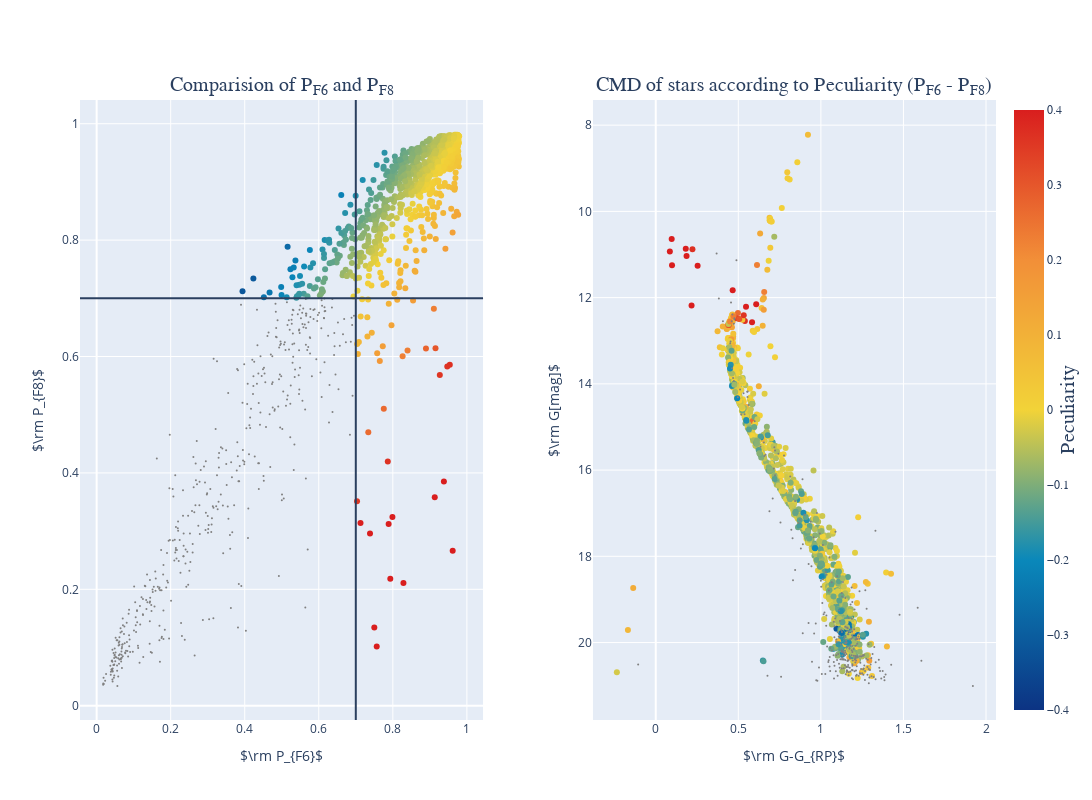

Notebook cell for this chart:
### Code cell
from plotly.subplots import make_subplots
import plotly.graph_objects as go

# fig = go.Figure()
fig = make_subplots(rows=1, cols=2,
                    horizontal_spacing=0.12,subplot_titles=("Comparision of P<sub>F6</sub> and P<sub>F8</sub>", "CMD of stars according to Peculiarity (P<sub>F6</sub> - P<sub>F8</sub>)")
                   )

fig.add_trace(go.Scatter(x=f_stars['P_F6'], y=f_stars['P_F8'], mode="markers", marker=dict(color='grey', size=2), 
#                          name=r"$\rm P_{F8} \; AND \; P_{F6} < co$",
                         name="P_F8 AND P_F6 < co",
                        hoverinfo='skip'), row=1, col=1)
fig.add_trace(go.Scatter(x=m_c_stars['P_F6'], y=m_c_stars['P_F8'], mode="markers", 
                         marker=dict(color=m_c_stars['P_F6']-m_c_stars['P_F8'],cmax=0.4, cmin=-0.4, 
                         colorbar=dict(
                             title=dict(
#                                  text = r"$\rm P_{F6} \; - \; P_{F8}$", 
#                                      text = "P_F6 - P_F8",
                                        text = "Peculiarity",
                                        side = "right", 
                                        font=dict(family = "Times New Roman",size=20)),
                             xpad=0, 
                             tickfont=dict(family="Times New Roman")), colorscale="Portland"), 
#                          name=r"$\rm P_{F8} \; OR \; P_{F6} > co$",
                         name="P_F8 AND P_F6 < co",
                         hoverinfo='text',hovertext = '<b>'+"Source ID: " + 
                         source_1 +'</b>'+"<br>" + 'G[mag]: ' + gmag_1 + "<br>" + 'G - '+'G'+'<sub>'+'RP'+'</sub>'+ ': ' + grp_1
                         + '<br>'+ 'Peculiarity: '+ peculiarity_1, 
                       hoverlabel=dict(font=dict(family="Times New Roman"))
                        ), row=1, col=1)

fig.add_trace(go.Scatter(x=cat_wo_F['g_rp'], y = cat_wo_F['g_mag'], mode="markers", 
                         marker=dict(color=cat_wo_F['P_F6']-cat_wo_F['P_F8'],cmax=0.4, cmin=-0.4, 
#                                      colorbar=dict(title=dict(text="P_F6 - P_F8",
#                                                              side="right", font=dict(family = "Times New Roman",size=17)), 
#                                                    tickfont=dict(family="Times New Roman"),
#                                                   len=0.55,y=0.25), 
                                     colorscale="Portland"
                                    ),
                                              hoverinfo='text',hovertext = '<b>'+"Source ID: " + 
                         source_2 +'</b>'+"<br>" + 'G[mag]: ' + gmag_2 + "<br>" + 'G - '+'G'+'<sub>'+'RP'+'</sub>'+ ': ' + grp_2
                         + '<br>'+ 'Peculiarity: '+ peculiarity_2, 
                       hoverlabel=dict(font=dict(family="Times New Roman"))
                        ),row=1, col=2)

fig.add_trace(go.Scatter(x=cat_F['g_rp'], y = cat_F['g_mag'], mode="markers", hoverinfo='skip',marker=dict(color='grey', size=2)),row=1, col=2)

fig.update_yaxes(autorange="reversed", row=1, col=2)

fig.add_hline(y=co, row=1, col=1)
fig.add_vline(x=co, row=1, col=1)

fig.update_xaxes(title_text=r"$\rm P_{F6}$", row=1, col=1)
fig.update_yaxes(title_text=r"$\rm P_{F8}$", row=1, col=1)
fig.update_xaxes(title_text=r"$\rm G-G_{RP}$", row=1, col=2)
fig.update_yaxes(title_text=r'$\rm G[mag]$', row=1, col=2)

fig.update_layout(height=800, width=1400)
fig.update_traces(showlegend=False, selector=dict(type='scatter'), row=1, col=2)
fig.update_traces(showlegend=False, selector=dict(type='scatter'), row=1, col=1)

fig.update_layout(legend=dict(
    yanchor="top",
    y=0.99,
    xanchor="left",
    x=0.01, font = dict(family="Times New Roman", size=12)
))

fig.update_annotations(font_family="Times New Roman", font_size=20)


plotly.offline.plot(fig, filename='c_d.html',auto_open=False,include_mathjax='cdn')
fig.write_image('c_d_gaia.png')

fig.show()

### Figure 1 — Plotly figure (JSON) as saved in the notebook; plotly's stock layout.template omitted (floating-point values rounded to 4 significant figures; data arrays with more than 128 entries replaced by an {"elided": "..."} marker saying what was removed)
{"data": [{"hoverinfo": "skip", "marker": {"color": "grey", "size": 2}, "mode": "markers", "name": "P_F8 AND P_F6 < co", "showlegend": false, "type": "scatter", "x": {"elided": "449 float values"}, "xaxis": "x", "y": {"elided": "449 float values"}, "yaxis": "y"}, {"hoverinfo": "text", "hoverlabel": {"font": {"family": "Times New Roman"}}, "hovertext": {"elided": "1092 str values"}, "marker": {"cmax": 0.4, "cmin": -0.4, "color": {"elided": "1092 float values"}, "colorbar": {"tickfont": {"family": "Times New Roman"}, "title": {"font": {"family": "Times New Roman", "size": 20}, "side": "right", "text": "Peculiarity"}, "xpad": 0}, "colorscale": [[0, "rgb(12,51,131)"], [0.25, "rgb(10,136,186)"], [0.5, "rgb(242,211,56)"], [0.75, "rgb(242,143,56)"], [1, "rgb(217,30,30)"]]}, "mode": "markers", "name": "P_F8 AND P_F6 < co", "showlegend": false, "type": "scatter", "x": {"elided": "1092 float values"}, "xaxis": "x", "y": {"elided": "1092 float values"}, "yaxis": "y"}, {"hoverinfo": "text", "hoverlabel": {"font": {"family": "Times New Roman"}}, "hovertext": {"elided": "1262 str values"}, "marker": {"cmax": 0.4, "cmin": -0.4, "color": {"elided": "1262 float values"}, "colorscale": [[0, "rgb(12,51,131)"], [0.25, "rgb(10,136,186)"], [0.5, "rgb(242,211,56)"], [0.75, "rgb(242,143,56)"], [1, "rgb(217,30,30)"]]}, "mode": "markers", "showlegend": false, "type": "scatter", "x": {"elided": "1262 float values"}, "xaxis": "x2", "y": {"elided": "1262 float values"}, "yaxis": "y2"}, {"hoverinfo": "skip", "marker": {"color": "grey", "size": 2}, "mode": "markers", "showlegend": false, "type": "scatter", "x": {"elided": "279 float values"}, "xaxis": "x2", "y": {"elided": "279 float values"}, "yaxis": "y2"}], "layout": {"annotations": [{"font": {"family": "Times New Roman", "size": 20}, "showarrow": false, "text": "Comparision of P<sub>F6</sub> and P<sub>F8</sub>", "x": 0.22, "xanchor": "center", "xref": "paper", "y": 1, "yanchor": "bottom", "yref": "paper"}, {"font": {"family": "Times New Roman", "size": 20}, "showarrow": false, "text": "CMD of stars according to Peculiarity (P<sub>F6</sub> - P<sub>F8</sub>)", "x": 0.78, "xanchor": "center", "xref": "paper", "y": 1, "yanchor": "bottom", "yref": "paper"}], "height": 800, "legend": {"font": {"family": "Times New Roman", "size": 12}, "x": 0.01, "xanchor": "left", "y": 0.99, "yanchor": "top"}, "shapes": [{"type": "line", "x0": 0, "x1": 1, "xref": "x domain", "y0": 0.7, "y1": 0.7, "yref": "y"}, {"type": "line", "x0": 0.7, "x1": 0.7, "xref": "x", "y0": 0, "y1": 1, "yref": "y domain"}], "width": 1400, "xaxis": {"anchor": "y", "domain": [0, 0.44], "title": {"text": "$\\rm P_{F6}$"}}, "xaxis2": {"anchor": "y2", "domain": [0.56, 1], "title": {"text": "$\\rm G-G_{RP}$"}}, "yaxis": {"anchor": "x", "domain": [0, 1], "title": {"text": "$\\rm P_{F8}$"}}, "yaxis2": {"anchor": "x2", "autorange": "reversed", "domain": [0, 1], "title": {"text": "$\\rm G[mag]$"}}}}
